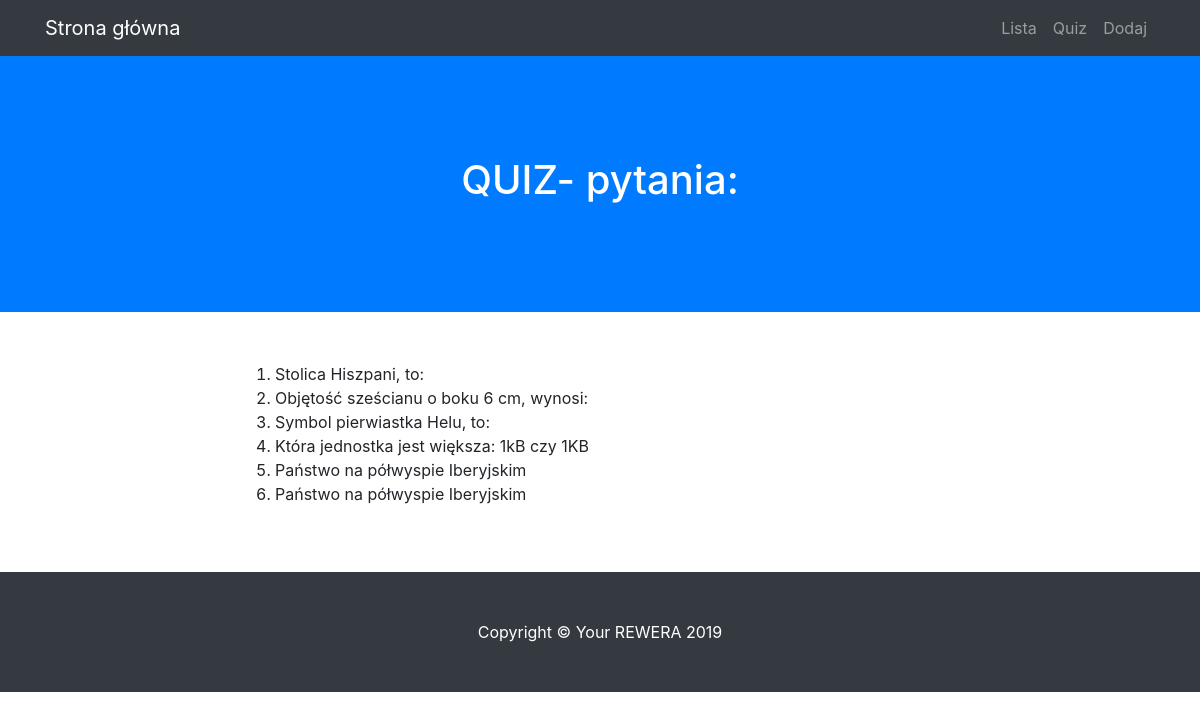
Screenshot of /lista with the database file from the repository.
### QUIZ/modele.py (models this page shows)
class BazaModel(Model):
    class Meta:
        database = baza

class Pytanie(BazaModel):
    pytanie = CharField(null=False)
    kategoria = ForeignKeyField(Kategoria, related_name='pytania')

### QUIZ/views.py (the view)
@app.route("/lista")
def lista():
    pytania = Pytanie.select()
    return render_template('lista.html', pytania=pytania)

### QUIZ/app.py (called while the page is built)
@app.before_request
def before_request():
    g.db = baza
    g.db.connect()

@app.after_request
def after_request(response):
    g.db.close()
    return response

### QUIZ/templates/lista.html (shortened to what this page needs)
{% extends "szablon.html" %}
{% block h1 %}QUIZ- pytania:{% endblock %}
{% block tresc %}
<ol>
    {% for p in pytania %}
        <li>
            {{ p.pytanie }}
        </li>
    {% endfor %}
</ol>
{% endblock %}

### rows the page displays
Pytanie: pytanie "Stolica Hiszpani, to:"
Pytanie: pytanie "Objętość sześcianu o boku 6 cm, wynosi:"
Pytanie: pytanie "Symbol pierwiastka Helu, to:"
Pytanie: pytanie "Która jednostka jest większa: 1kB czy 1KB"
Pytanie: pytanie "Państwo na półwyspie Iberyjskim"
Pytanie: pytanie "Państwo na półwyspie Iberyjskim"
